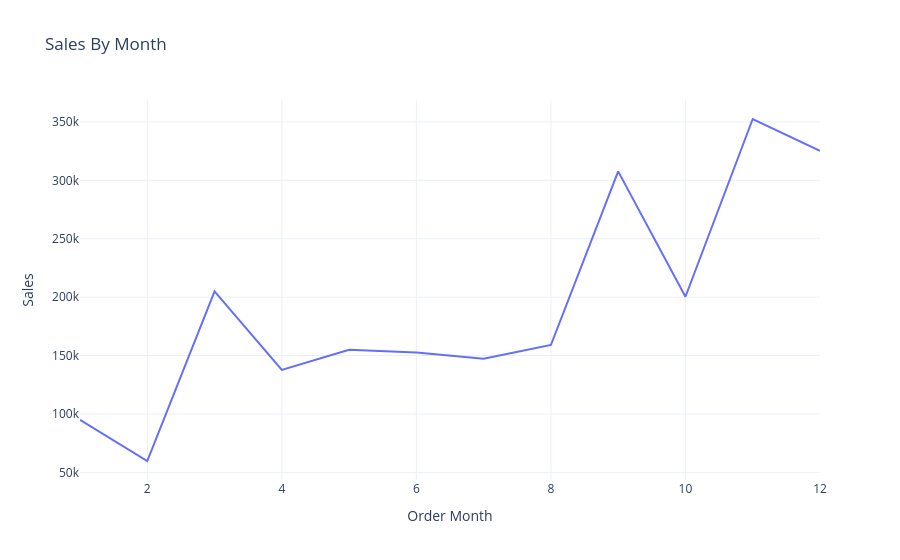

The notebook cell saved with this chart:
### Code cell
fig = px.line(Sales_by_Month ,
              x = 'Order Month',
              y = 'Sales',
              title = 'Sales By Month'
)
fig.show()

### Figure 1 — Plotly figure (JSON) as saved in the notebook; plotly's stock layout.template omitted (floating-point values rounded to 4 significant figures)
{"data": [{"hovertemplate": "Order Month=%{x}<br>Sales=%{y}<extra></extra>", "legendgroup": "", "line": {"color": "#636efa", "dash": "solid"}, "marker": {"symbol": "circle"}, "mode": "lines", "name": "", "orientation": "v", "showlegend": false, "type": "scatter", "x": [1, 2, 3, 4, 5, 6, 7, 8, 9, 10, 11, 12], "xaxis": "x", "y": [94920.0, 59750.0, 205000.0, 137800.0, 155000.0, 152700.0, 147200.0, 159000.0, 307600.0, 200300.0, 352500.0, 325300.0], "yaxis": "y"}], "layout": {"legend": {"tracegroupgap": 0}, "title": {"text": "Sales By Month"}, "xaxis": {"anchor": "y", "domain": [0, 1], "title": {"text": "Order Month"}}, "yaxis": {"anchor": "x", "domain": [0, 1], "title": {"text": "Sales"}}}}
